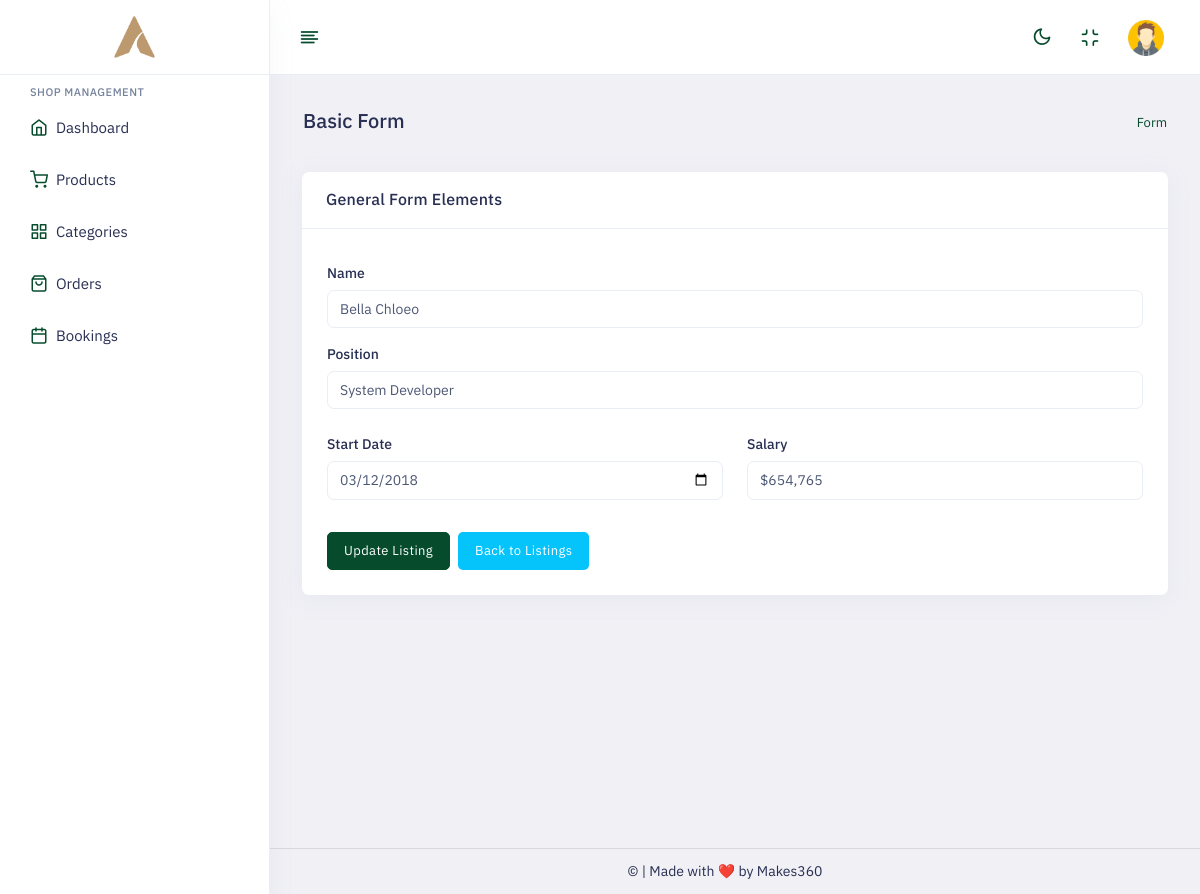
Page /admin/files/list/overview.php?id=1 (signed in) on the committed database.
### tables this page shows
CREATE TABLE `listing_items` (
  `id` int(11) NOT NULL,
  `name` varchar(255) NOT NULL,
  `position` varchar(255) NOT NULL,
  `start_date` date NOT NULL,
  `salary` varchar(50) NOT NULL
);

### admin/app/module-data.php (called while the page is built, shortened)
<?php
function getModuleConnection(): ?\mysqli
{
    static $connection = null;
    try {
        $connection = getSashDBConnection();
    } catch (\mysqli_sql_exception $e) {
        error_log("Module DB connection failed: {$e->getMessage()}");
        $connection = null;
        return null;
    }
    return $connection;
}
function getListingItemById(int $id): ?array
{
    $connection = getModuleConnection();
    try {
        $stmt = $connection->prepare(
            "SELECT id, name, position, start_date, salary FROM listing_items WHERE id = ? LIMIT 1",
        );
        $stmt->bind_param("i", $id);
        $stmt->execute();
        $result = $stmt->get_result();
        $row = $result->fetch_assoc();
        return $row ?: null;
    } catch (\mysqli_sql_exception $e) {
        error_log("Listing fetch failed: {$e->getMessage()}");
        return null;
    }
}

### admin/app/init.php (called while the page is built, shortened)
<?php
if (!defined("APP_ROOT")) {
    if (!function_exists("app_url_join")) {
        function app_url_join(string $base, string $path): string
        {
            $path = trim($path, "/");
            return rtrim($base, "/") . "/" . $path;
        }
    }
    if (!function_exists("file_url")) {
        function file_url(string $path): string
        {
            return app_url_join(BASE_URL, "files/" . ltrim($path, "/"));
        }
    }
}

### admin/files/list/overview.php (the view, shortened to what this page needs)
<?php
require_once dirname(__DIR__, 2) . "/app/init.php";
require_once APP_ROOT . "/app/module-data.php";
$listingId = null;
$formValues = [
    "name" => "",
    "position" => "",
    "start_date" => "",
    "salary" => "",
];
if (!empty($_GET["id"])) {
    $listingId = (int) $_GET["id"];
    $item = getListingItemById($listingId);
    if ($item !== null) {
        $formValues = [
            "name" => $item["name"],
            "position" => $item["position"],
            "start_date" => $item["start_date"],
            "salary" => $item["salary"],
        ];
    }
}
include LAYOUT_PATH . "/head.php";
?>
<body class="app sidebar-mini ltr light-mode">
    <div class="page">
        <div class="page-main">
            <?php include LAYOUT_PATH . "/header.php"; ?>
            <?php include LAYOUT_PATH . "/sidebar.php"; ?>
            <div class="main-content app-content mt-0">
                <div class="side-app">
                    <div class="main-container container-fluid">
                        <div class="page-header">
                            <h1 class="page-title">Basic Form</h1>
                            <div>
                                <ol class="breadcrumb">
                                    <li class="breadcrumb-item active" aria-current="page">Form</li>
                                </ol>
                            </div>
                        </div>
                        <div class="row">
                            <div class="col-md-12 col-xl-12">
                                <div class="card">
                                    <div class="card-header">
                                        <h3 class="card-title">General Form Elements</h3>
                                    </div>
                                    <div class="card-body">
                                        <form method="post" action="<?= htmlspecialchars(
                                            $_SERVER["REQUEST_URI"],
                                        ) ?>">
                                            <div class="form-group">
                                                <label class="form-label">Name</label>
                                                <input type="text" class="form-control" name="name" value="<?= htmlspecialchars(
                                                    $formValues["name"],
                                                ) ?>" placeholder="Enter full name" required>
                                            </div>
                                            <div class="form-group">
                                                <label class="form-label">Position</label>
                                                <input type="text" class="form-control" name="position" value="<?= htmlspecialchars(
                                                    $formValues["position"],
                                                ) ?>" placeholder="Enter title" required>
                                            </div>
                                            <div class="row">
                                                <div class="col-md-6">
                                                    <div class="form-group">
                                                        <label class="form-label">Start Date</label>
                                                        <input type="date" class="form-control" name="start_date" value="<?= htmlspecialchars(
                                                            $formValues[
                                                                "start_date"
                                                            ],
                                                        ) ?>" required>
                                                    </div>
                                                </div>
                                                <div class="col-md-6">
                                                    <div class="form-group">
                                                        <label class="form-label">Salary</label>
                                                        <input type="text" class="form-control" name="salary" value="<?= htmlspecialchars(
                                                            $formValues[
                                                                "salary"
                                                            ],
                                                        ) ?>" placeholder="Enter salary" required>
                                                    </div>
                                                </div>
                                            </div>
                                            <div class="mt-4 d-flex gap-2">
                                                <button type="submit" class="btn btn-primary"><?= $listingId
                                                    ? "Update"
                                                    : "Add" ?> Listing</button>
                                                <a class="btn btn-secondary" href="<?= file_url(
                                                    "list/list",
                                                ) ?>">Back to Listings</a>
                                            </div>
                                        </form>
                                    </div>
                                </div>
                            </div>
                        </div>
                    </div>
                </div>
            </div>
        </div>
        <?php include LAYOUT_PATH . "/footer.php"; ?>
    </div>
</body>
</html>

### rows in the picture
listing_items: name "Bella Chloeo", position "System Developer", start_date "03/12/2018", salary "$654,765"
